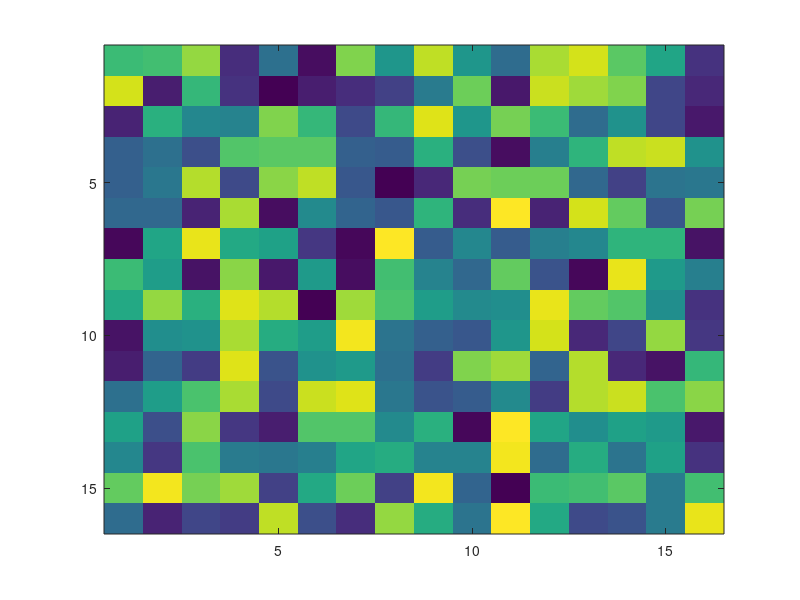
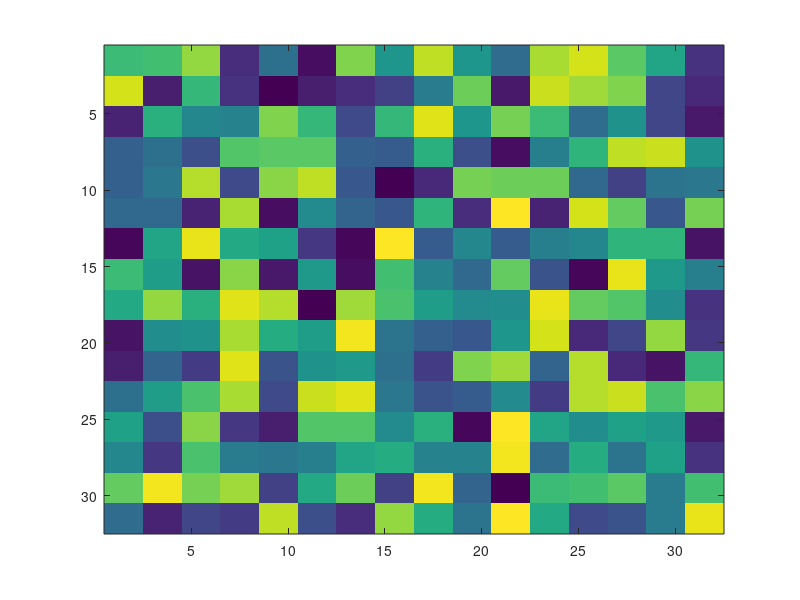
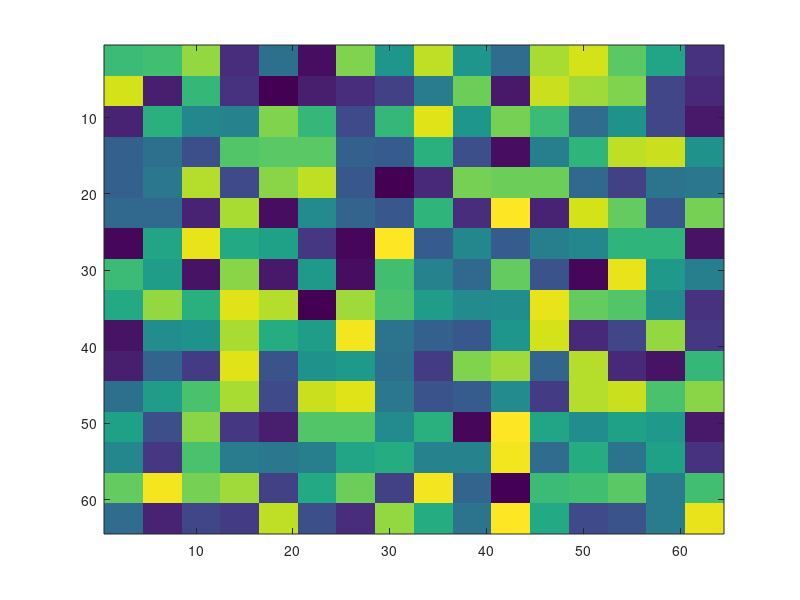

MATLAB code for these plots, in order: (Note: this script raises an error after producing the figures.)


img = reshape(randperm(256),16,16);
img2 = nan(2*size(img));
img3 = nan(2*size(img2));

for x0 = 1:size(img,2)
    for y0 = 1:size(img,1)
        img2(2*x0-1,2*y0-1) = img(x0,y0);
        img2(2*x0,2*y0-1) = img(x0,y0);
        img2(2*x0-1,2*y0) = img(x0,y0);
        img2(2*x0,2*y0) = img(x0,y0);
    end
end

for x0 = 1:size(img2,2)
    for y0 = 1:size(img2,1)
        img3(2*x0-1,2*y0-1) = img2(x0,y0);
        img3(2*x0,2*y0-1) = img2(x0,y0);
        img3(2*x0-1,2*y0) = img2(x0,y0);
        img3(2*x0,2*y0) = img2(x0,y0);
    end
end

imagesc(img)
figure
imagesc(img2)
figure
imagesc(img3)


np = 0:decdata(1,11)/2:30; 
nt = [fliplr(-np(2:end)),np];